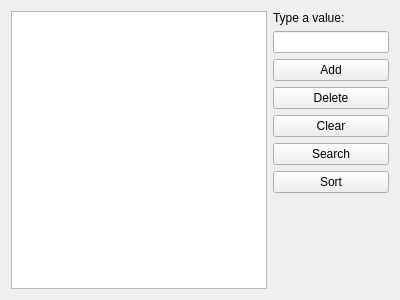
<?xml version="1.0" encoding="UTF-8"?>
<ui version="4.0">
 <class>Widget</class>
 <widget class="QWidget" name="Widget">
  <property name="geometry">
   <rect>
    <x>0</x>
    <y>0</y>
    <width>400</width>
    <height>300</height>
   </rect>
  </property>
  <property name="windowTitle">
   <string>Widget</string>
  </property>
  <layout class="QHBoxLayout" name="horizontalLayout_2">
   <item>
    <layout class="QHBoxLayout" name="horizontalLayout">
     <item>
      <widget class="QListWidget" name="listWidget"/>
     </item>
     <item>
      <layout class="QVBoxLayout" name="verticalLayout">
       <item>
        <widget class="QLabel" name="label">
         <property name="text">
          <string>Type a value:</string>
         </property>
        </widget>
       </item>
       <item>
        <widget class="QLineEdit" name="lineEdit"/>
       </item>
       <item>
        <widget class="QPushButton" name="pushButton">
         <property name="text">
          <string>Add</string>
         </property>
        </widget>
       </item>
       <item>
        <widget class="QPushButton" name="pushButton_2">
         <property name="text">
          <string>Delete</string>
         </property>
        </widget>
       </item>
       <item>
        <widget class="QPushButton" name="pushButton_5">
         <property name="text">
          <string>Clear</string>
         </property>
        </widget>
       </item>
       <item>
        <widget class="QPushButton" name="pushButton_3">
         <property name="text">
          <string>Search</string>
         </property>
        </widget>
       </item>
       <item>
        <widget class="QPushButton" name="pushButton_4">
         <property name="text">
          <string>Sort</string>
         </property>
        </widget>
       </item>
       <item>
        <spacer name="verticalSpacer">
         <property name="orientation">
          <enum>Qt::Vertical</enum>
         </property>
         <property name="sizeHint" stdset="0">
          <size>
           <width>20</width>
           <height>40</height>
          </size>
         </property>
        </spacer>
       </item>
      </layout>
     </item>
    </layout>
   </item>
  </layout>
 </widget>
 <layoutdefault spacing="6" margin="11"/>
 <resources/>
 <connections/>
</ui>
